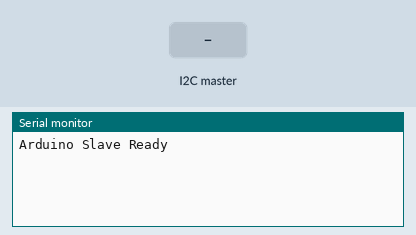
Simulated run of this sketch. Board: Arduino Uno, built with avr-gcc and run on an emulated ATmega328P. Shown: the last lines printed to the serial monitor. The test bench sets the inputs (shaded band).

Above: at 1.2 s.
1.3 s: the I2C master sends the byte 1
At 2.3 s:
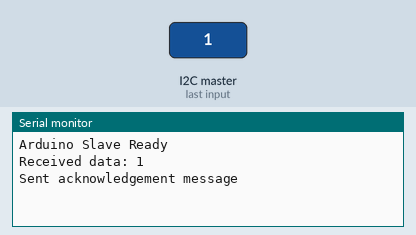
2.8 s: the I2C master sends the byte 0
At 3.4 s:
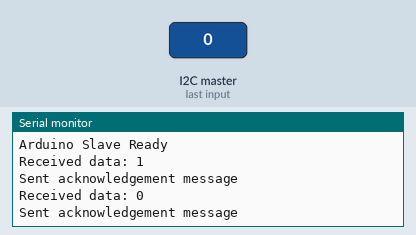

The sketch:

test_i2c.ino
```cpp
#include <Wire.h>

// Define slave address (0x09 for this example)
const int slaveAddress = 0x09;

void setup() {
  // Initialize I2C communication as slave
  Wire.begin(slaveAddress);
  Serial.begin(9600);  // Optional: uncomment for serial communication

  // Register event handler for receiving data
  Wire.onReceive(receiveEvent);
  Serial.println("Arduino Slave Ready");
}

void loop() {
  // No blocking code needed here, data reception handled in interrupt
}

// Interrupt function called when data is received from master
void receiveEvent(int howMany) {
  if (Wire.available() > 0) {  // Check if data is available
    byte data[howMany];
    Wire.readBytes(data, howMany);  // Read received data

    // Process received data
    Serial.print("Received data: ");
    for (int i = 0; i < howMany; i++) {
      Serial.print(data[i]);
      Serial.print(" ");
    }
    Serial.println();

    // Send acknowledgement message (replace with your actual acknowledgement data)
    byte ackData = 0xAF;  // Replace with your desired acknowledgement byte
    Wire.write(ackData);

    Serial.println("Sent acknowledgement message");
  }
}
```

Measured:
- after the input at 1.3 s, the serial monitor: prints a new line at once (image 1)
- after the input at 2.8 s, the serial monitor: prints a new line at once (image 2)
